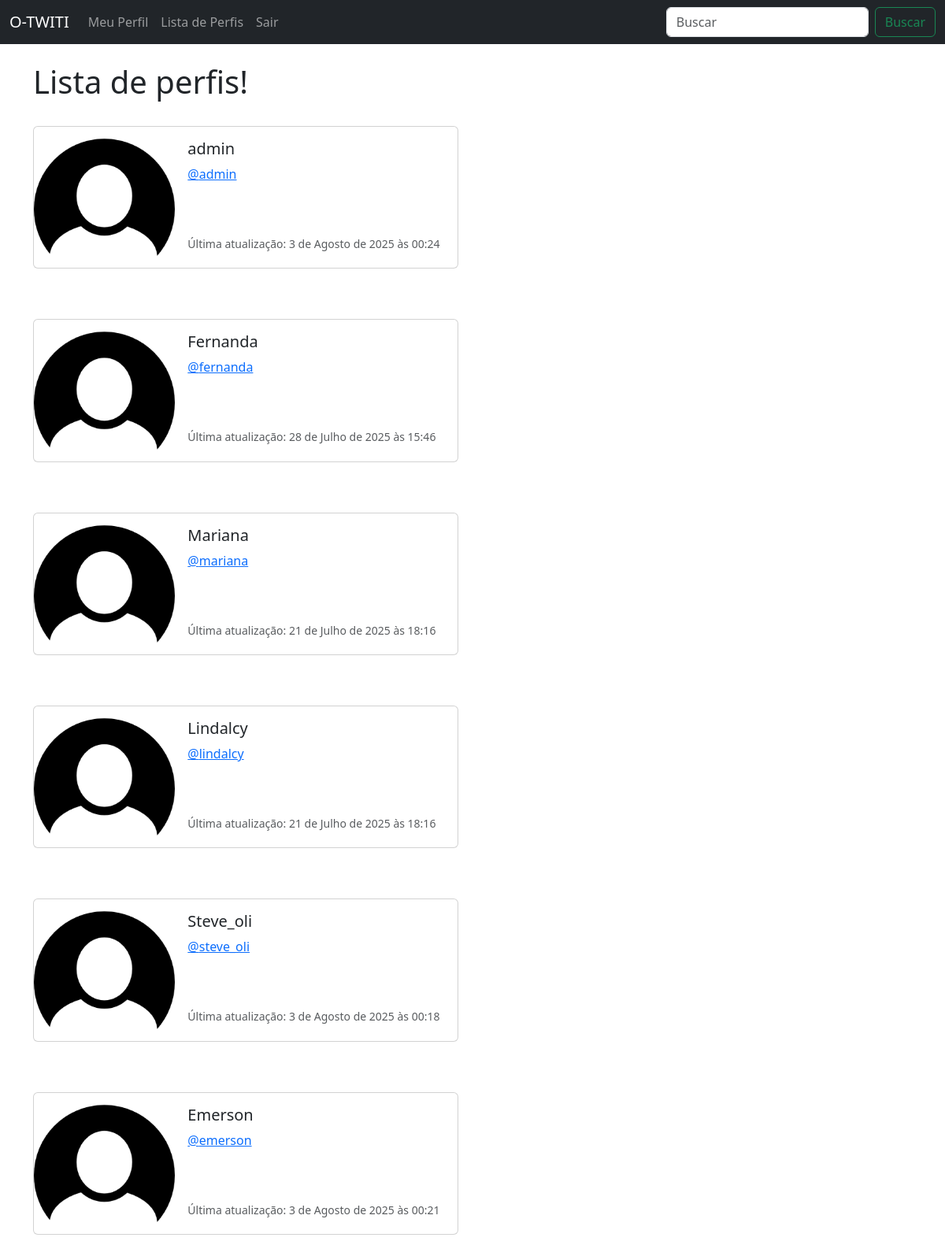
The app's page /profile_list/ (signed in), older data.
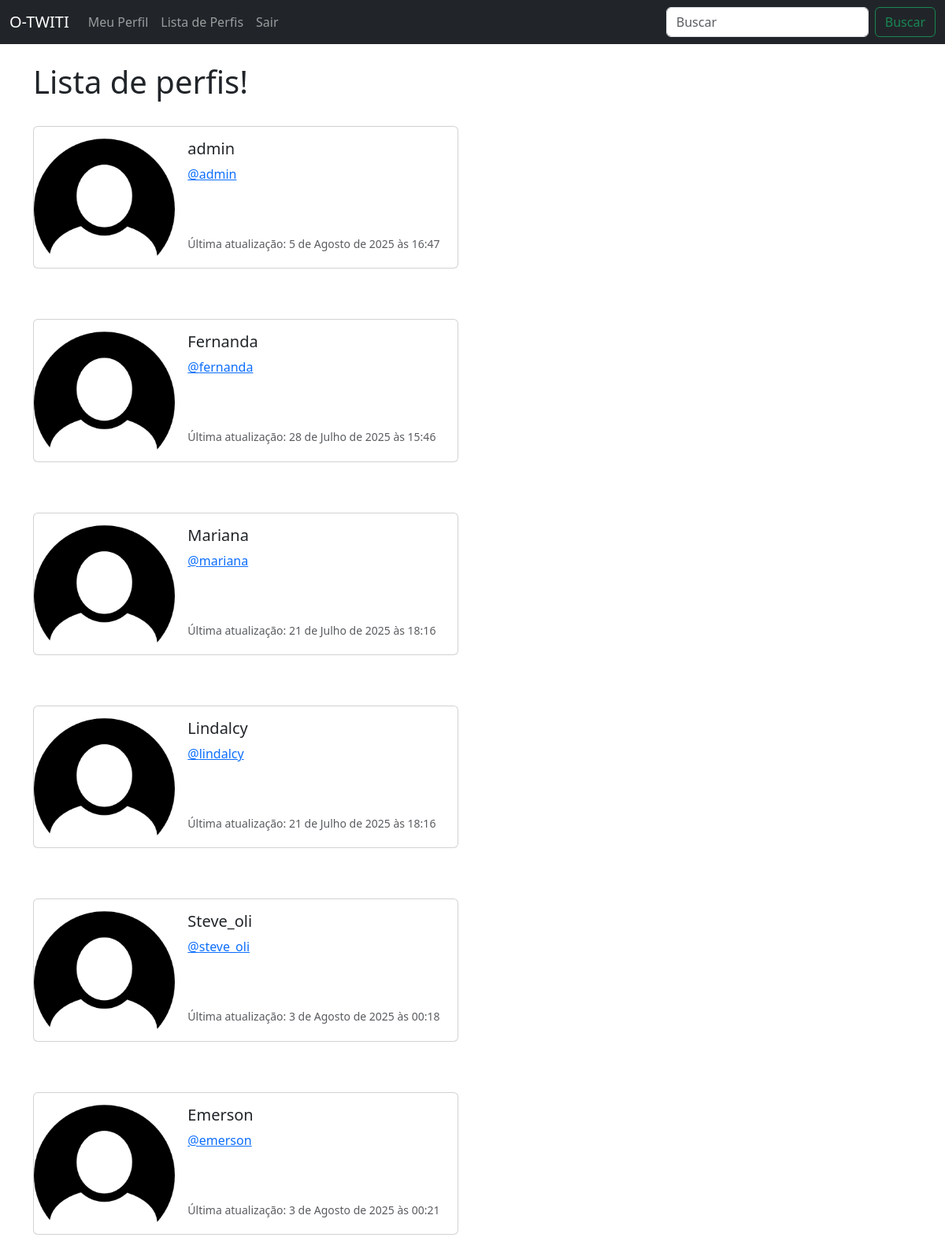
The same page, newer data.
### musker/models.py (models this page shows, shortened)
class UserProfile(models.Model):
    user = models.OneToOneField(User, on_delete=models.CASCADE)
    follows = models.ManyToManyField("self", related_name="followed_by", symmetrical=False, blank=True)
    date_modified = models.DateTimeField(User, auto_now=True)
    profile_image = models.ImageField(upload_to='images/', blank=True, null=True)

### musker/views.py (the view)
# urls.py: path('profile_list/', views.profile_list, name='profile_list'),
def profile_list(request):
    if request.user.is_authenticated:
        profiles = UserProfile.objects.exclude(user=request.user)
        return render(request, 'profile_list.html', {"profiles": profiles})
    else:
        messages.success(request, ("Você precisa estar logado para visualizar esta página."))
        return redirect('home')

### musker/templates/profile_list.html
{% extends "base.html" %}
{% load static %}
{% block content %}
    <h1>Lista de perfis!</h1>
<br />
{% if profiles %}
    {% for profile in profiles %}
    <div class="card mb-3" style="max-width: 540px;">
        <div class="row g-0">
            <div class="col-md-4">
                <img src="{% static 'images/FotoDePefil.png' %}" class="img-fluid rounded-start" alt="Foto de perfil">
            </div>
            <div class="col-md-8">
            <div class="card-body">
                <h5 class="card-title">{{ profile.user.username }}</h5>
                <p class="card-text"><a href="{% url 'profile' profile.user.id %}">@{{ profile.user.username|lower }}</a></p> <br/><br/>
                <p class="card-text"><small class="text-body-secondary">Última atualização: {{ profile.date_modified }}</small></p>
            </div>
            </div>
        </div>
    </div>
    <br/> <br/>
    {% endfor %}
{% endif  %}
{% endblock %}

Row changes from the older to the newer data that the page shows:
changed UserProfile "admin": date_modified "3 de Agosto de 2025 às 00:24" → "5 de Agosto de 2025 às 16:47"
